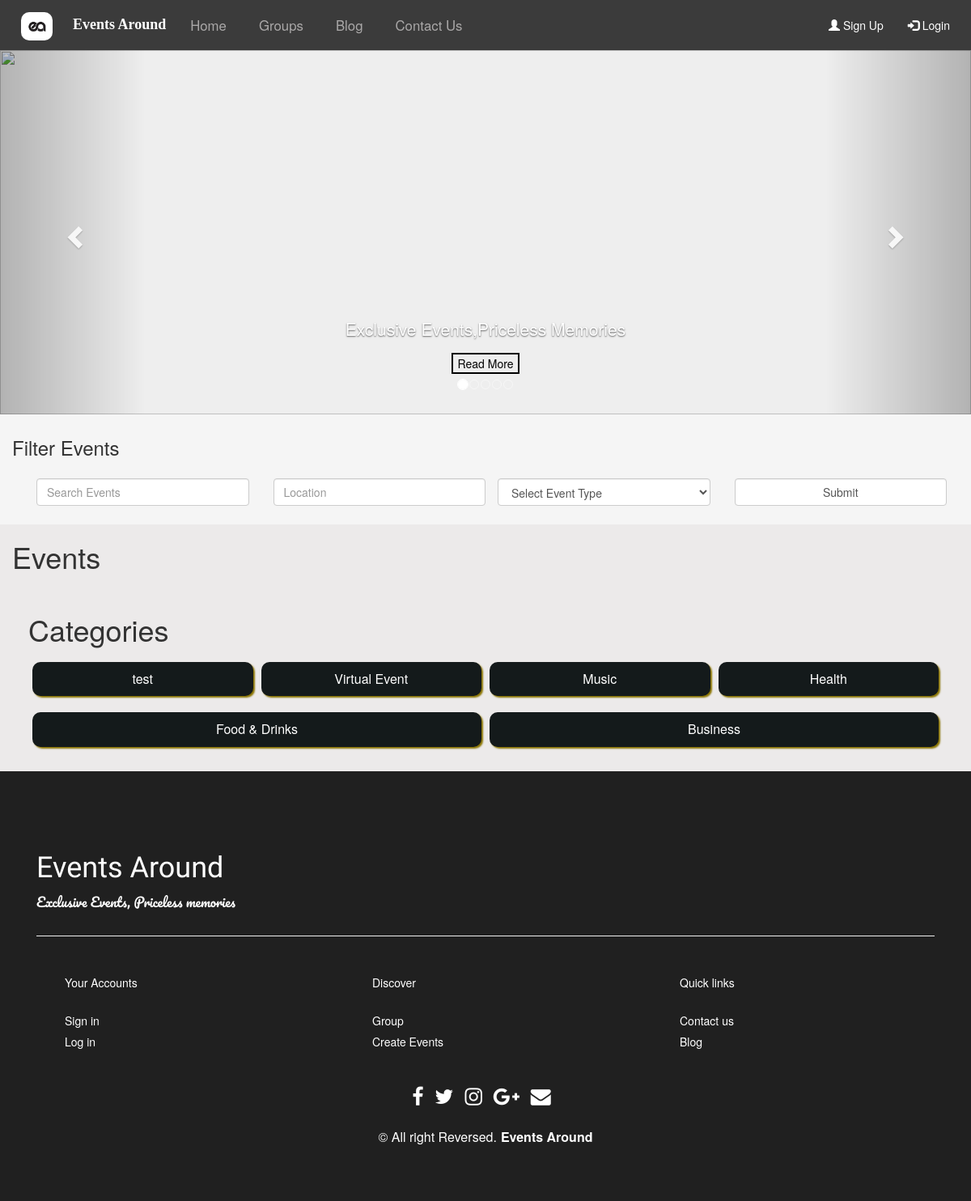
Before: / with the older database file.
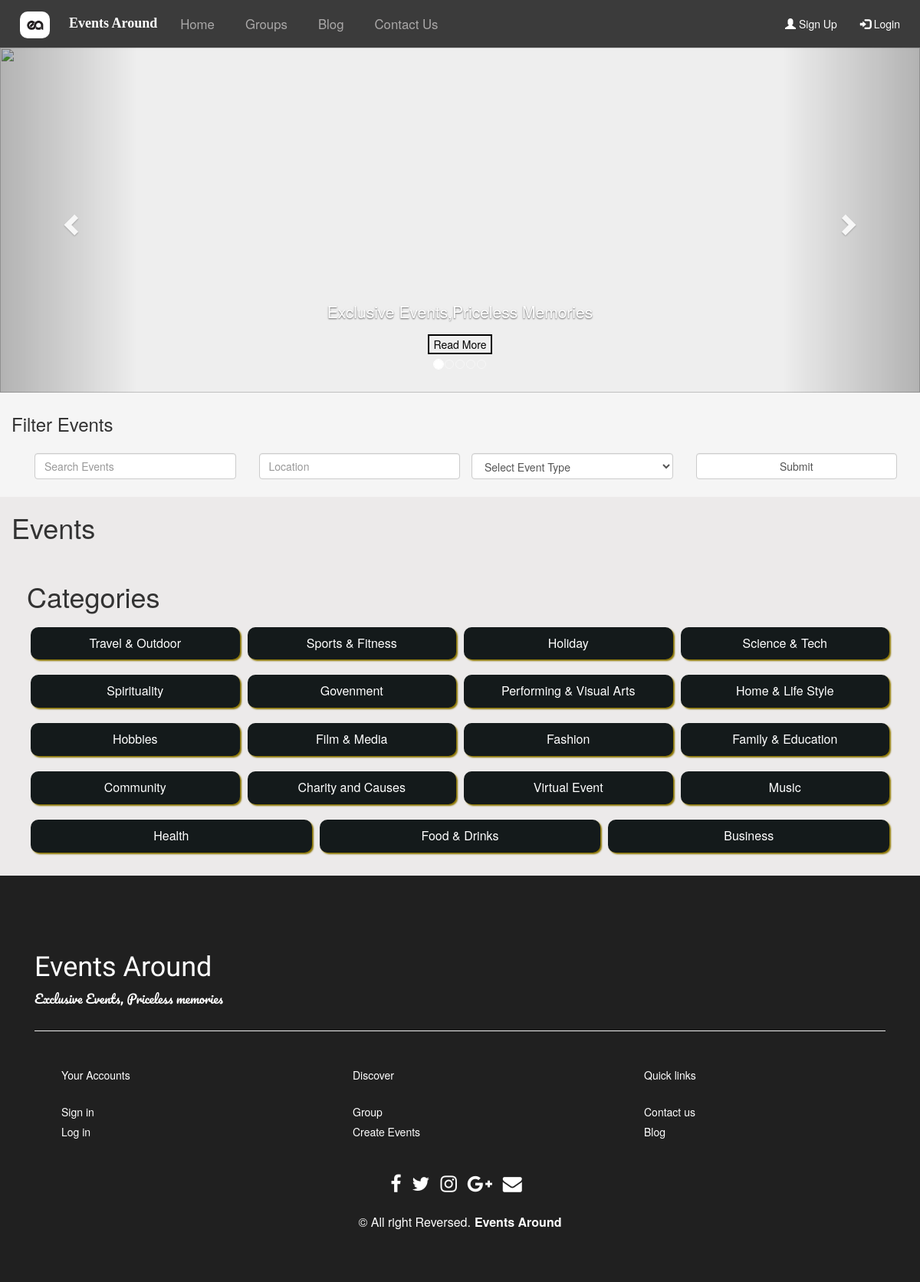
After: the same page with the newer database file.
### tables this page shows
CREATE TABLE `tbl_categories` (
  `id` int(11) NOT NULL,
  `title` varchar(225) NOT NULL,
  `status` enum('B','A') NOT NULL DEFAULT 'B',
  `createdBy` int(11) NOT NULL,
  `createdDate` datetime NOT NULL,
  `updatedBy` int(11) DEFAULT NULL,
  `updatedDate` datetime DEFAULT NULL
);

### functions.php (called while the page is built, shortened)
<?php
  function checkLogin(){
    if(isset($_SESSION['onlineUserID']) && $_SESSION['onlineUserID'] != "" && isset($_SESSION['onlineUserFullName']) && $_SESSION['onlineUserFullName'] != "" && isset($_SESSION['onlineUserType']) && $_SESSION['onlineUserType'] != "" && isset($_SESSION['onlineUserEmail']) && $_SESSION['onlineUserEmail'] != "" ){
        return true;
    }else{
      return false;
    }
  }
 ?>

### index.php (the view, shortened to what this page needs)
<?php require("connection.php"); ?>
<?php require("functions.php"); ?>
<?php $groupID = ""; $totCount= 0;?>
<!DOCTYPE html>
<html lang="en">
<head>
  <link rel="stylesheet" href="https://maxcdn.bootstrapcdn.com/bootstrap/4.5.2/css/bootstrap.min.css">
  <link rel="stylesheet" href="https://maxcdn.bootstrapcdn.com/bootstrap/3.4.1/css/bootstrap.min.css" />
  <link rel="stylesheet" href="https://cdnjs.cloudflare.com/ajax/libs/font-awesome/4.7.0/css/font-awesome.min.css" />
  <link rel="stylesheet" href="Home/Home.css">
</head>
<body>
<nav class="navbar  navbar-expand-md  navbar-dark" id="header">
  <a class="navbar-brand logo-link" href="index.php">
    <img src="Home/images/logo.jpg" class="logo-image" alt="Event Around">
  </a>
  <h4 id="NavWebName"><b>Events Around</b></h4>
  <div class="collapse navbar-collapse" id="collapsibleNavbar">
    <ul class="navbar-nav">
      <li class="nav-item">
        <a class="nav-link" id="NavLink" href="index.php">Home</a>
      </li>
      <li class="nav-item">
        <a class="nav-link" id="NavLink" href="group/group.php" >Groups</a>
      </li>
      <li class="nav-item">
        <a class="nav-link" id="NavLink" href="Blog/Blog.php" >Blog</a>
      </li>
      <li class="nav-item">
        <a class="nav-link" id="NavLink" href="Contact/Contact.php">Contact Us</a>
      </li>
   </ul>
	  <ul class="nav navbar-nav navbar-right">
      <?php if(checkLogin() == false){ ?>
        <li><a href="Signup/Signup.php"><span class="glyphicon glyphicon-user"></span> Sign Up</a></li>
        <li><a href="Login/Login.php"><span class="glyphicon glyphicon-log-in"></span> Login</a></li>
      <?php } ?>
    </ul>
  </div>
</nav>
<div id="myCarousel" class="carousel slide" data-ride="carousel">
  <ol class="carousel-indicators">
      <li data-target="#myCarousel" data-slide-to="0" class="active"></li>
      <li data-target="#myCarousel" data-slide-to="1"></li>
      <li data-target="#myCarousel" data-slide-to="2"></li>
      <li data-target="#myCarousel" data-slide-to="3"></li>
      <li data-target="#myCarousel" data-slide-to="4"></li>
  </ol>
  <div class="jumbotron">
  <div class="carousel-inner">
      <div class="item active">
          <img  src="Home/images/1.jpg"  style="width:100%; height:100%;">
          <div class="carousel-caption">
            <p id="SliderPara">Exclusive Events,Priceless Memories</p>
            <button id="Sliderbtn">Read More</button>
          </div>
      </div>
  </div>
</div>
  <a class="left carousel-control" href="#myCarousel" data-slide="prev">
      <span class="glyphicon glyphicon-chevron-left"></span>
  </a>
  <a class="right carousel-control" href="#myCarousel" data-slide="next">
      <span class="glyphicon glyphicon-chevron-right"></span>
  </a>
</div>
<?php if ($groupID != "") {
  $actionURL = "CreateEvents/events.php?groupID=".$groupID;
}else{
  $actionURL = "CreateEvents/events.php";
} ?>
<form action="<?php echo $actionURL; ?>" method="POST">
<div class="breadcrumb" id="BreadCrumb">
<h3>Filter Events</h3>
	<br>
	<div style="width:100%;">
    <div class="col-xs-8 col-sm-3 col-md-3 col-lg-3">
    <input type="text" class="form-control" id="SearchEvent" name="keywords" placeholder="Search Events" title="Search Event">
	</div>
  <div class="col-xs-8 col-sm-3 col-md-3 col-lg-3">
	<input type="text" class="form-control" id="Location" name="location" placeholder="Location">
</div>
 <div class="col-xs-8 col-sm-3 col-md-3 col-lg-3">
  <select name="eventType" style="position: relative;top: 15px;" class="form-control">
    <option value="">Select Event Type</option>
  </select>
</div>
  <div class="col-xs-8 col-sm-3 col-md-3 col-lg-3">
  <input style="position: relative;top: 15px;" type="submit" class="form-control" name="searchEvents" placeholder="Location">
</div>
  </div>
</div>
</form>
<div class="container-fluid" id="Events">
<h1>Events</h1>
<div id="Categories">
  <div id='label-wrapper'>
  <h1>Categories</h1>
    <div id='Label1'>
      <?php $sqlCateData = "SELECT * FROM `tbl_categories` WHERE `status` = 'A' ORDER BY `id` DESC";
            $resultCateData = mysqli_query($con,$sqlCateData);
            if($resultCateData){
                if(mysqli_num_rows($resultCateData)>0){
                   while ($rowCateData = mysqli_fetch_array($resultCateData)) {
      ?>
                    <a href="CreateEvents/events.php?eventCateID=<?php echo $rowCateData['id']; ?>" class="category_botton text-center"><?php echo $rowCateData['title']; ?></a>
      <?php }
        }
      } ?>
    </div>
</div>
</div>
</div>
<?php include("footer.php"); ?>
</body>
</html>

### footer.php (shortened to what this page needs)
<section id="footer">
		<div class="container">
      <div class="row Upper-footer">
        <div class ="col-xs-12 col-sm-12 col-md-12 col-lg-12">
        <br>
        <h1 style="font-family: 'Dancing Script', cursive;">Events Around</h1>
		<p style="font-family: 'Pacifico', cursive;">Exclusive Events, Priceless memories</p>
        </div>
      </div>
      <hr class="footer-line">
      <br>
			<div class="row text-center text-xs-center text-sm-left text-md-left">
				<div class="col-xs-12 col-sm-4 col-md-4">
					<h5>Your Accounts</h5>
					<ul class="list-unstyled quick-links">
						<li><a href="http://localhost/events_org_R/Signup/Signup.php">Sign in</a></li>
						<li><a href="http://localhost/events_org_R/Login/Login.php" >Log in</a></li>
					</ul>
				</div>
				<div class="col-xs-12 col-sm-4 col-md-4">
					<h5>Discover</h5>
					<ul class="list-unstyled quick-links">
						<li><a href="http://localhost/events_org_R/group/group.php" >Group</a></li>
						<li><a href="http://localhost/events_org_R/CreateEvents/creatEvents.php">Create Events</a></li>
					</ul>
				</div>
				<div class="col-xs-12 col-sm-4 col-md-4">
					<h5>Quick links</h5>
					<ul class="list-unstyled quick-links">
						<li><a href="http://localhost/events_org_R/Contact/Contact.php" >Contact us</a></li>
						<li><a href="http://localhost/events_org_R/Blog/Blog.php" >Blog</a></li>
					</ul>
				</div>
			</div>
			<div class="row">
				<div class="col-xs-12 col-sm-12 col-md-12 mt-2 mt-sm-5">
					<ul class="list-unstyled list-inline social text-center">
						<li class="list-inline-item"><a href=""><i class="fa fa-facebook"></i></a></li>
						<li class="list-inline-item"><a href=""><i class="fa fa-twitter"></i></a></li>
						<li class="list-inline-item"><a href=""><i class="fa fa-instagram"></i></a></li>
						<li class="list-inline-item"><a href=""><i class="fa fa-google-plus"></i></a></li>
						<li class="list-inline-item"><a href="" ><i class="fa fa-envelope"></i></a></li>
					</ul>
				</div>
			</div>
			<div class="row">
				<div class="col-xs-12 col-sm-12 col-md-12 mt-2 mt-sm-2 text-center text-white">
					<p class="h6">© All right Reversed.<a class="text-green ml-2" href="Home/Home.php" ><b>Events Around</b></a></p>
				</div>
			</div>
		</div>
	</section>

### Home/Home.css (style rules this page uses)
#header { margin-bottom:0px; border-radius:0px; background-color: rgba(0, 0, 0, 0.767); }
.logo-link { padding-top: 9px; }
.logo-image { height: 35px; width: 1fr; border-radius: 10px; }
#NavWebName { margin-top: 10px; color:White; font-family: 'Stylish'; }
.nav-link { padding: .2rem 1rem; margin-left: 10px; margin-right: 20px; font-size: larger; }
#NavLink { color:rgb(170, 168, 168); }
a { color:white; }
#myCarousel { height: 20%; }
#SliderPara { text-align: center; color: white; }
#Sliderbtn { background: none; border: 2px solid black; color: black; }
.jumbotron { padding: 0; margin: 0; }
.carousel .item { height: 450px; }
.item img { position: absolute; top: 0; left: 0; min-height: 400px; }
#SearchEvent,#Location { width:100%; margin:15px; }
#BreadCrumb { border-radius:0px; margin-bottom:0px; }
#Events { border-radius:0px; background:rgb(236, 234, 234); margin-bottom:0px; }
#label-wrapper { padding: 20px; overflow: hidden; width: 100%; margin: 0; max-width: 100%; }
#Label1 { display: flex; flex-wrap: wrap; transition: all 1s ease-in-out; overflow: hidden; }
.category_botton { box-shadow: 2px 2px 2px #8a7400; font-size: 16px; flex: 1 0 20%; padding: 10px 10px; margin: 10px 5px; border-radius: 10px; background-color: #141a1b; color: white; border: none; transition: all 0.1s ease; }
section { padding: 60px 0; }
#footer { background: #202020 !important; }
.Upper-footer { color: white; }
.footer-line { background-color: white; }
#footer h5 { padding-left: 10%; padding-bottom: 6px; margin-bottom: 20px; color:#ffffff; }
#footer a { color: #ffffff; text-decoration: none !important; background-color: transparent; }
#footer ul.social li { padding: 3px 0; }
#footer ul.social li a i { margin-right: 5px; font-size:25px; -webkit-transition: .5s all ease; -moz-transition: .5s all ease; transition: .5s all ease; }
#footer ul.social li a, #footer ul.quick-links li a { color:#ffffff; }
#footer ul.quick-links li { padding: 3px 0 3px 10%; -webkit-transition: .5s all ease; -moz-transition: .5s all ease; transition: .5s all ease; }
#footer p { font-size: 16px; }

Changed rows visible on the page:
removed tbl_categories: title "test"
added tbl_categories: title "Travel & Outdoor"
added tbl_categories: title "Sports & Fitness"
added tbl_categories: title "Holiday"
added tbl_categories: title "Science & Tech"
added tbl_categories: title "Spirituality"
added tbl_categories: title "Govenment"
added tbl_categories: title "Performing & Visual Arts"
added tbl_categories: title "Home & Life Style"
added tbl_categories: title "Hobbies"
added tbl_categories: title "Film & Media"
added tbl_categories: title "Fashion"
added tbl_categories: title "Family & Education"
added tbl_categories: title "Community"
added tbl_categories: title "Charity and Causes"
